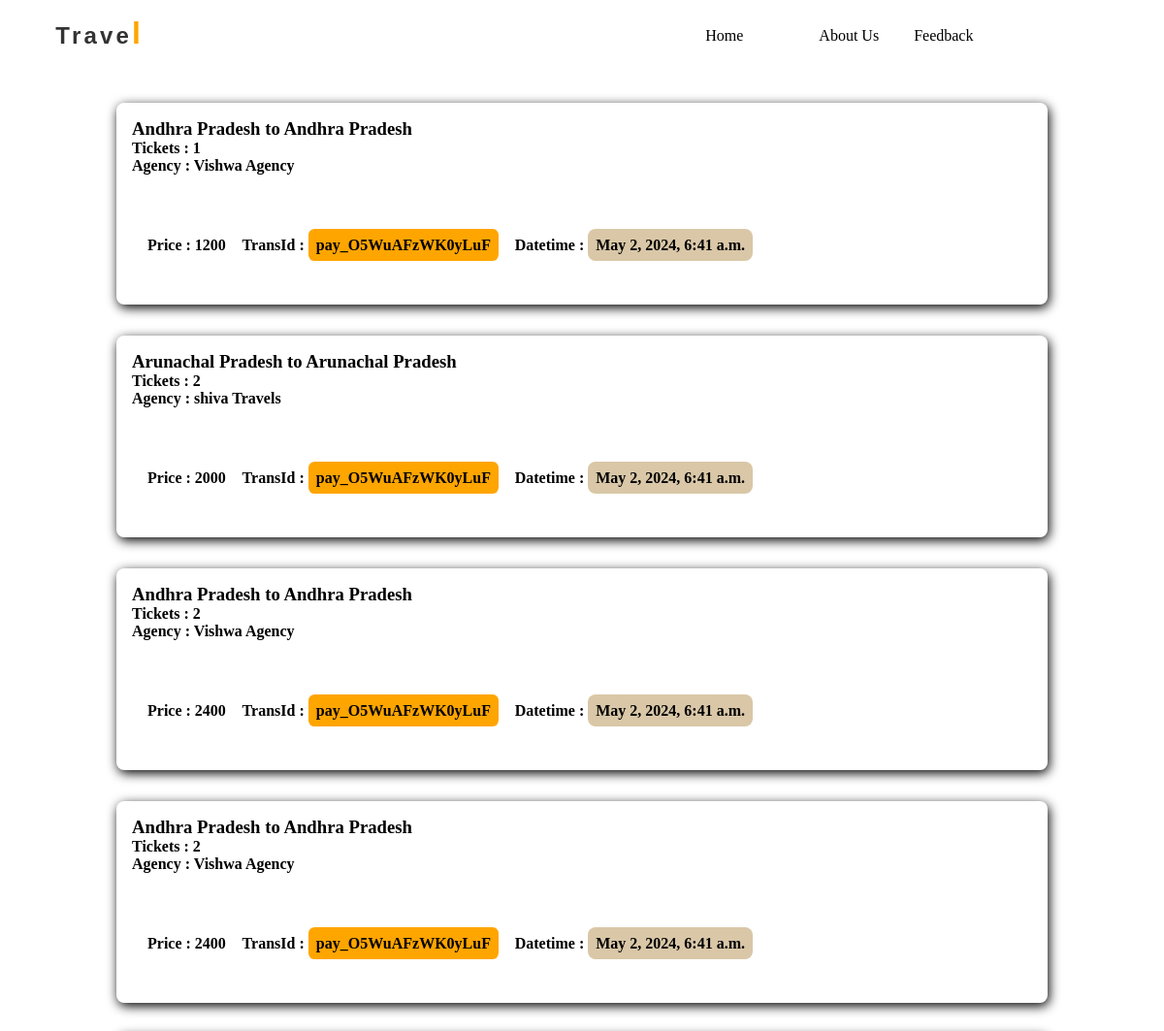
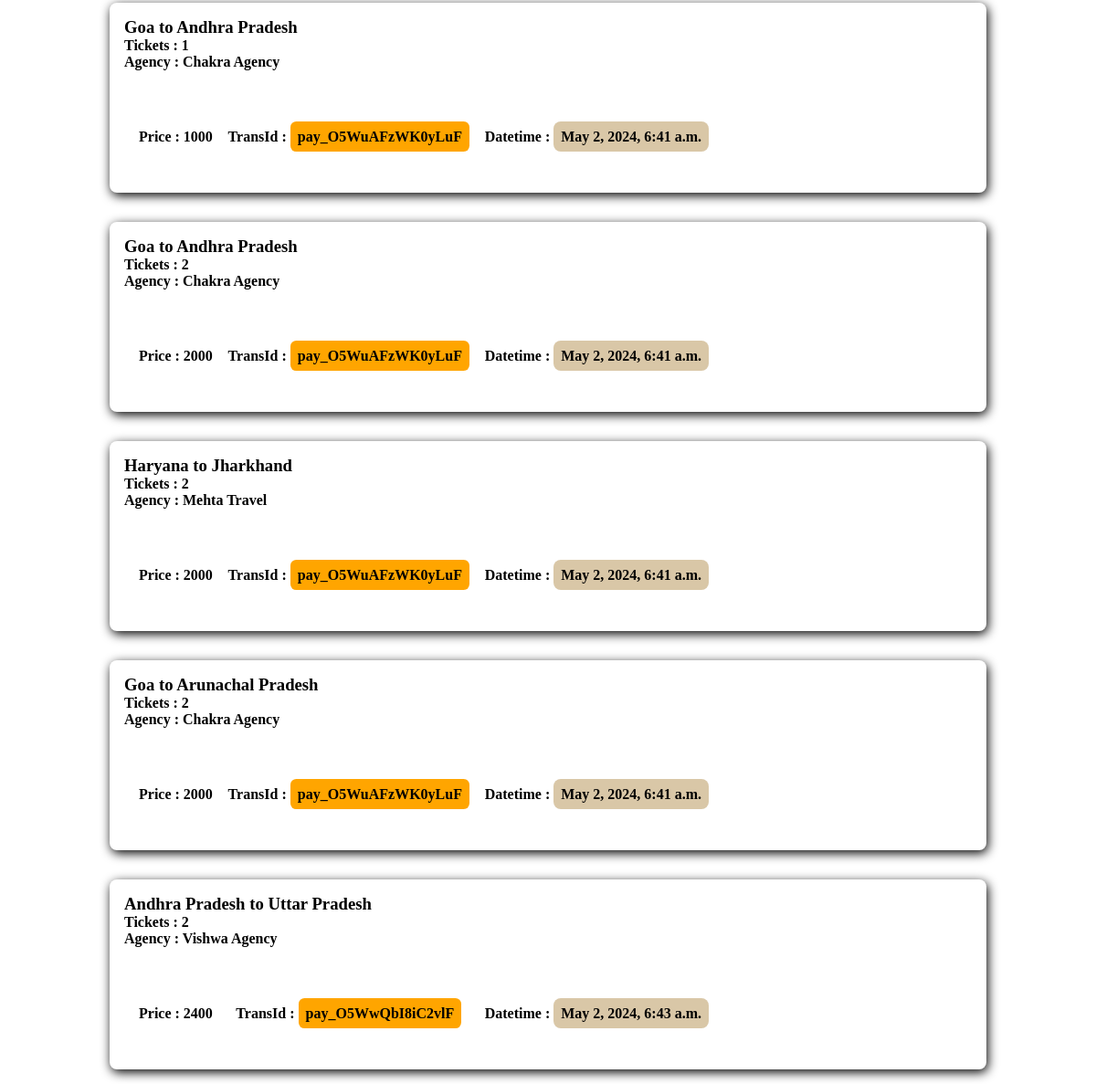
Page /app/my_order/ (signed in) on the committed database (2 pictures, top to bottom).
### App/models.py (models this page shows, shortened)
class ticket(models.Model):
    email = models.EmailField()
    source = models.CharField(max_length=25)
    destination = models.CharField(max_length=25)
    numTickets = models.IntegerField()
    stateid = models.IntegerField(default=0)
    agencyid = models.IntegerField(default=0)
    price = models.IntegerField()
    orderid = models.CharField(max_length=25 , default = 0)

class bus(models.Model):
    agency = models.CharField(max_length=25)
    state = models.ForeignKey(state, on_delete=models.CASCADE)
    agencyid = models.IntegerField(default = 0)
    busid = models.IntegerField()
    seats = models.IntegerField()
    price = models.IntegerField()
    stateid = models.IntegerField()

class order(models.Model):
    orderid = models.CharField(max_length=25)
    city = models.CharField(max_length=10)
    state = models.CharField(max_length=10)
    pincode = models.CharField(max_length=6)
    transactionid = models.CharField(max_length=10)
    datetime = models.DateTimeField(auto_now = True)

### App/views.py (the view)
# urls.py: path('my_order/' ,my_order , name='my_order') ,
def my_order(request):
    if 'email' in request.session:
        s = register.objects.get(email = request.session['email'])
        a = ticket.objects.filter(email = request.session['email'])
        li = []
        for i in a:
            c = bus.objects.get(id = i.agencyid,stateid = i.stateid)
            if i.orderid == '0':
                continue
            b = order.objects.get(id = i.orderid)
            data = {'src': i.source, 'des':i.destination,'price':i.price , "tickets":i.numTickets , 'transid':b.transactionid , 'datatime':b.datetime , 'agency':c.agency}
            li.append(data)
        return render(request, 'Myorder.html',{'session':s,'data':li})
    else:
        return redirect('login')

### App/templates/Myorder.html (shortened to what this page needs)
{% extends "navbar.html" %}
{% block abc %}
{% load static %}
<!DOCTYPE html>
<html>
<head>
</head>
<body>
	<div class="box">
		{% for i in data %}
		<div class="cart">
			<div class="cart_right">
				<h3>{{i.src}} to {{i.des}} </h3>
				<h4><span >Tickets : </span> <span>{{i.tickets}} </h4>
					<h4><span >Agency :  </span> <span>{{i.agency}} </h4>
						<div class="price_box">
							<h4>Price : <span class="price">{{i.price}}</span></h4>
							<h4>TransId : <span class="price"  style="background:orange; padding:.5rem; border-radius: .4rem;">{{i.transid}}</span></h4>
							<h4>Datetime : <span style="background: #D9C7A7; padding:.5rem ; border-radius: .5rem;">{{i.datatime}}</span></h4>
						</div>
					</div>
				</div>
				{% endfor %}
			</body>
			</html>
			</html>
			{% endblock abc %}

### App/templates/navbar.html (shortened to what this page needs)
{% load static %}
<!DOCTYPE html>
<html lang="en">
<head>
    <link rel="stylesheet" href={% static "CSS/CSS/all.min.css" %}>
    <link rel="stylesheet" href={% static "CSS/webfonts" %}>
    <link rel="stylesheet" href={% static "CSS/style.css" %}>
</head>
<body>
    <header>
        <a class="main">
            <b>
                <i class="fa-solid fa-bus fa-1x"></i>
                Trave<span>l</span>
            </b>
        </a>
        <ul>
            <li>
                <a href={% url "Home" %}> <span>Home</span>
                    <i class="fa-solid fa-home"></i>
                </a></li>
                <li><a href={% url "about_us" %}><span>About Us</span></a></li>
                {% if session%}
                <li><a href={% url "feed" %}><span>Feedback</span></a></li>
                <li><a href={% url "cart" %}>
                    <i class="fa-solid fa-ticket" style="margin:0; padding: 0; color: rgb(62, 0, 119);"></i>
                </a></li>
                <li>
                    <a href={% url "my_order" %}>
                        <i class="fa-regular fa-clipboard"></i>
                </li>
                <i class="user fa-user fa-solid"></i>
                        {% endif %}
                    </ul>
                </header>
                {% block abc %}
                {% endblock %}
            </body>
            </html>

### App/static/CSS/style.css (style rules this page uses)
* { padding: 0; margin: 0; box-sizing: border-box; }
header { display: flex; align-items: center; justify-content: space-between; width: 100vw; font-size: 1rem; user-select: none; }
a { text-decoration: none; color: black; }
li { list-style: none; display: inline; margin: 0 1rem; }
header>a { font-size: 1.5rem; }
a>i { color: rgb(255, 159, 49); }
header>ul { padding: 1rem; }
i { padding: .8rem; cursor: pointer; }
li a { text-decoration: none; color: black; }
.main { font-family: sans-serif; color: #333; letter-spacing: .2rem; }
.main span { color: orange; font-size: 2rem; }
.main i { color: rgb(255, 85, 0); }
.user { color: orangered; }

### App/templates/Myorder.html (style rules this page uses)
* { margin: 0; padding: 0; box-sizing: border-box; }
.box { margin-top: 2rem; }
.cart { width: 80vw; height: 13rem; display: flex; margin: auto; background-color: #fff; margin: 2rem auto 1rem auto; box-shadow: .1rem .2rem .7rem black; border-radius:.5rem; }
.cart_right { padding: 1rem; width: 70%; height: 100%; }
.price_box, .qty_box { display: flex; width: 100%; padding: 1rem 0 0 1rem; justify-content: space-between; position: relative; bottom: -3rem; font-weight: bold; }
html { overflow-x: hidden; }

### rows in the picture
ticket: src "Andhra Pradesh", des "Andhra Pradesh"
bus: agency "Vishwa Agency" "Vishwa Agency" "Vishwa Agency" "Vishwa Agency"
order: transid "pay_O5WuAFzWK0yLuF" "pay_O5WuAFzWK0yLuF" "pay_O5WuAFzWK0yLuF" "pay_O5WuAFzWK0yLuF" "pay_O5WuAFzWK0yLuF" "pay_O5WuAFzWK0yLuF" "pay_O5WuAFzWK0yLuF" "pay_O5WuAFzWK0yLuF", datatime "May 2, 2024, 6:41 a.m." "May 2, 2024, 6:41 a.m." "May 2, 2024, 6:41 a.m." "May 2, 2024, 6:41 a.m." "May 2, 2024, 6:41 a.m." "May 2, 2024, 6:41 a.m." "May 2, 2024, 6:41 a.m." "May 2, 2024, 6:41 a.m."
ticket: src "Arunachal Pradesh", des "Arunachal Pradesh"
bus: agency "shiva Travels"
ticket: src "Andhra Pradesh", des "Andhra Pradesh"
ticket: src "Andhra Pradesh", des "Andhra Pradesh"
ticket: src "Goa", des "Andhra Pradesh"
bus: agency "Chakra Agency" "Chakra Agency" "Chakra Agency"
ticket: src "Goa", des "Andhra Pradesh"
ticket: src "Haryana", des "Jharkhand"
bus: agency "Mehta Travel"
ticket: src "Goa", des "Arunachal Pradesh"
ticket: src "Andhra Pradesh", des "Uttar Pradesh"
order: transid "pay_O5WwQbI8iC2vlF", datatime "May 2, 2024, 6:43 a.m."

### other values in the picture
{{ i.tickets }} "1" "2" "2" "2" "1" "2" "2" "2" "2"
{{ i.price }} "1200" "2000" "2400" "2400" "1000" "2000" "2000" "2000" "2400"
